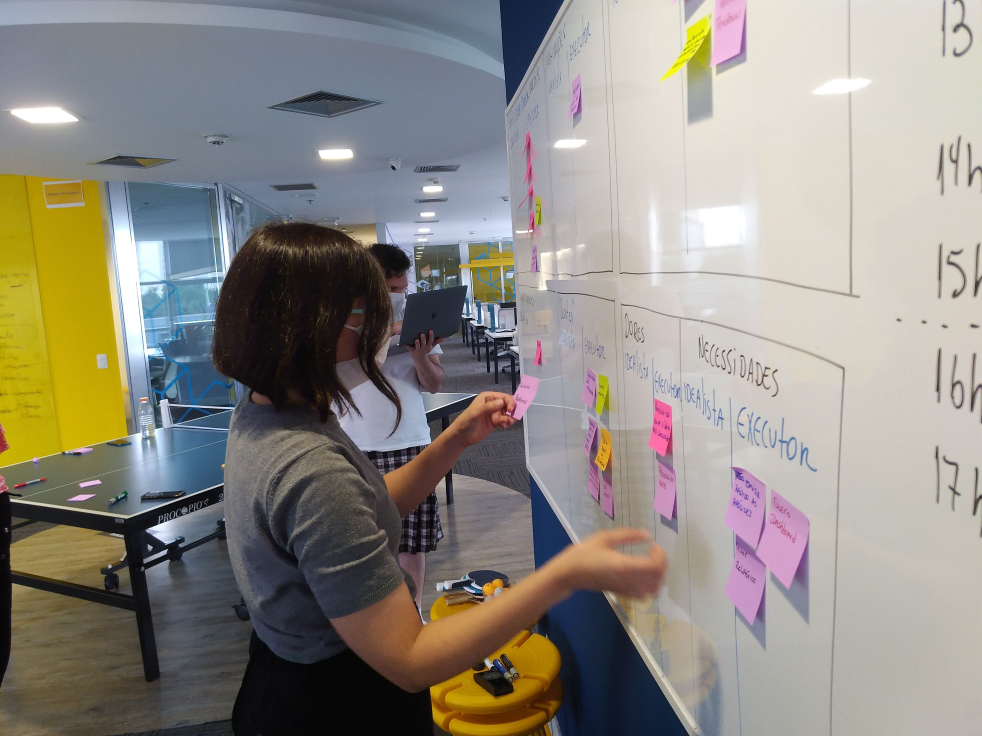
#> input picture assets/prudential/postit-prudential.jpg, 3928 x 2944 px, found by its file name (shown at 1/4 size)
$ python convert_prudential.py
#> lines starting #> are read from the running program, lines starting #| are printed output that depends on the picture
from pathlib import Path
import sys

try:
    from PIL import Image
except Exception:
    print('Pillow não encontrado. Instale com: pip install pillow')
    raise

SRC_DIR = Path('assets/prudential')
OUT_DIR = SRC_DIR

files = [
    ('postit-prudential.jpg', 'prudential-impact@1200w.webp', 'prudential-impact@800w.webp', 'prudential-impact@400w.webp', 'prudential-impact.jpg'),
    ('conflit-decision.jpg', 'prudential-conflict@1200w.webp', 'prudential-conflict@800w.webp', 'prudential-conflict@400w.webp', 'prudential-conflict.jpg'),
    ('prudential-evidence.jpg', 'prudential-evidence@1200w.webp', 'prudential-evidence@800w.webp', 'prudential-evidence@400w.webp', 'prudential-evidence.jpg'),
    ('porfolio-prudential.png', 'portfolio-prudential@1200w.webp', 'portfolio-prudential@800w.webp', 'portfolio-prudential@400w.webp', 'portfolio-prudential.jpg'),
]

for entry in files:
    # entry: (src_name, webp_1200, webp_800, webp_400, jpg_outname)
    if len(entry) != 5:
        print('Entrada inesperada no arquivo list:', entry)
        continue
    src_name, webp_1200, webp_800, webp_400, jpg_outname = entry
    src = SRC_DIR / src_name
    if not src.exists():
        print('Fonte não encontrada:', src)
        continue
    im = Image.open(src).convert('RGB')
#> im is the input picture: PIL image 3928x2944 RGB; mean R, G, B 143.9, 139.5, 131.9
    ratio = im.height / im.width
#> ratio = 0.749

    # Special handling for portfolio image: generate large responsive sizes and a mobile-focused crop
    if 'porfolio' in src_name.lower() or 'portfolio' in src_name.lower():
        base = 'portfolio-prudential'
        large_sizes = [2560, 1440, 1200, 1024, 800, 400]
        for w in large_sizes:
            im_copy = im.copy()
            im_copy.thumbnail((w, int(w * ratio)), Image.LANCZOS)
            out_path = OUT_DIR / f"{base}@{w}w.webp"
            im_copy.save(out_path, 'WEBP', quality=90 if w>=1200 else 88, method=6)
            print('Saved', out_path)

        # mobile art-directed crop: focus on right-center area where the family silhouette sits
        # New crop box: slightly more left, include full top area so baby's head isn't cut
        left = int(im.width * 0.20)
        upper = int(im.height * 0.00)
        right = int(im.width * 0.98)
        lower = int(im.height * 0.95)
        try:
            crop = im.crop((left, upper, right, lower))
            crop_ratio = crop.height / crop.width
            crop.thumbnail((400, int(400 * crop_ratio)), Image.LANCZOS)
            out_mobile = OUT_DIR / f"{base}-mobile@400w.webp"
            crop.save(out_mobile, 'WEBP', quality=86, method=6)
            print('Saved', out_mobile)
            # Art-directed crops for large breakpoints (keep baby's head visible)
            try:
                # Define per-breakpoint crop boxes that progressively move the window down
                coords = {
                    1024: (left, int(im.height * 0.06), right, lower),
                    1440: (left, int(im.height * 0.12), right, lower),
                    2560: (left, int(im.height * 0.18), right, lower),
                }
                for cw, box in coords.items():
                    c = im.crop(box)
                    c_ratio = c.height / c.width
                    c.thumbnail((cw, int(cw * c_ratio)), Image.LANCZOS)
                    out_crop = OUT_DIR / f"{base}@{cw}w-crop.webp"
                    c.save(out_crop, 'WEBP', quality=90 if cw>=1200 else 88, method=6)
                    print('Saved', out_crop)
            except Exception as e:
                print('Crop sizes generation failed for', src, e)
        except Exception as e:
            print('Crop failed for', src, e)

        # optimized jpg fallback (resized to 1600px)
        im_jpg = im.copy()
        im_jpg.thumbnail((1600, int(1600 * ratio)), Image.LANCZOS)
        out_jpg = OUT_DIR / jpg_outname
        im_jpg.save(out_jpg, 'JPEG', quality=90, optimize=True)
        print('Saved', out_jpg)
        continue

    # Default processing for other images (1200/800/400)
    sizes = [
        (1200, webp_1200, 90),
        (800, webp_800, 88),
        (400, webp_400, 86),
    ]

    for w, outname, q in sizes:
        im_copy = im.copy()
        im_copy.thumbnail((w, int(w * ratio)), Image.LANCZOS)
        out_path = OUT_DIR / outname
        im_copy.save(out_path, 'WEBP', quality=q, method=6)
        print('Saved', out_path)
#> this loop made 3 passes
#> pass 1, `im_copy.save(out_path, 'WEBP', quality=q, method=6)`:
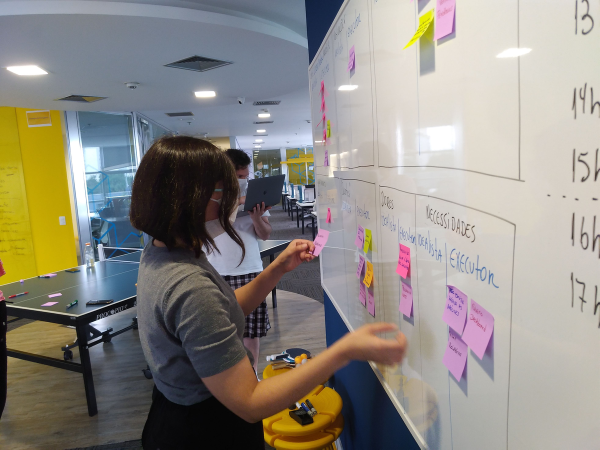
#> saved as prudential-impact@1200w.webp: PIL image 1199x899 RGB (shown at 1/2 size); mean R, G, B 143.9, 139.5, 131.9
#> pass 2, `im_copy.save(out_path, 'WEBP', quality=q, method=6)`:
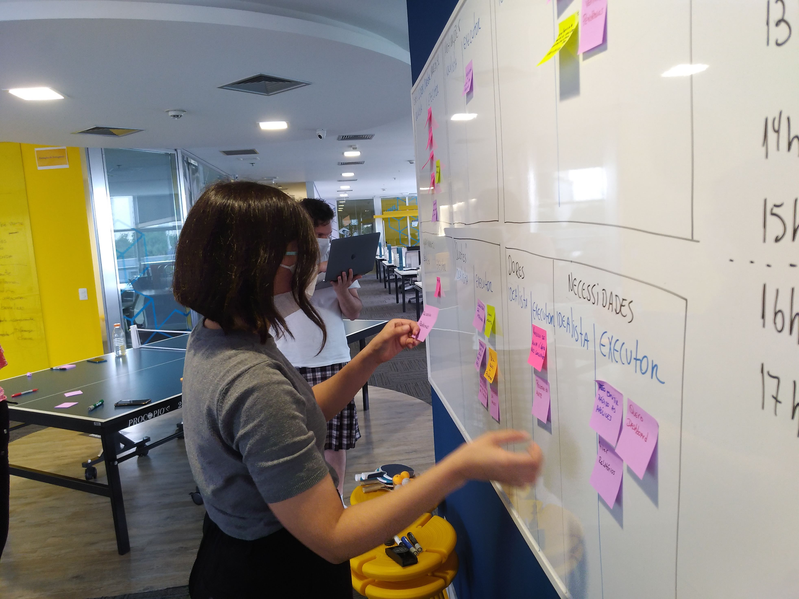
#> saved as prudential-impact@800w.webp: PIL image 799x599 RGB; mean R, G, B 144, 139.7, 132

    # optimized jpg fallback (resized to 1000px)
    im_jpg = im.copy()
    im_jpg.thumbnail((1000, int(1000 * ratio)), Image.LANCZOS)
    out_jpg = OUT_DIR / jpg_outname
    im_jpg.save(out_jpg, 'JPEG', quality=90, optimize=True)
    print('Saved', out_jpg)

print('Conversão prudential concluída.')
